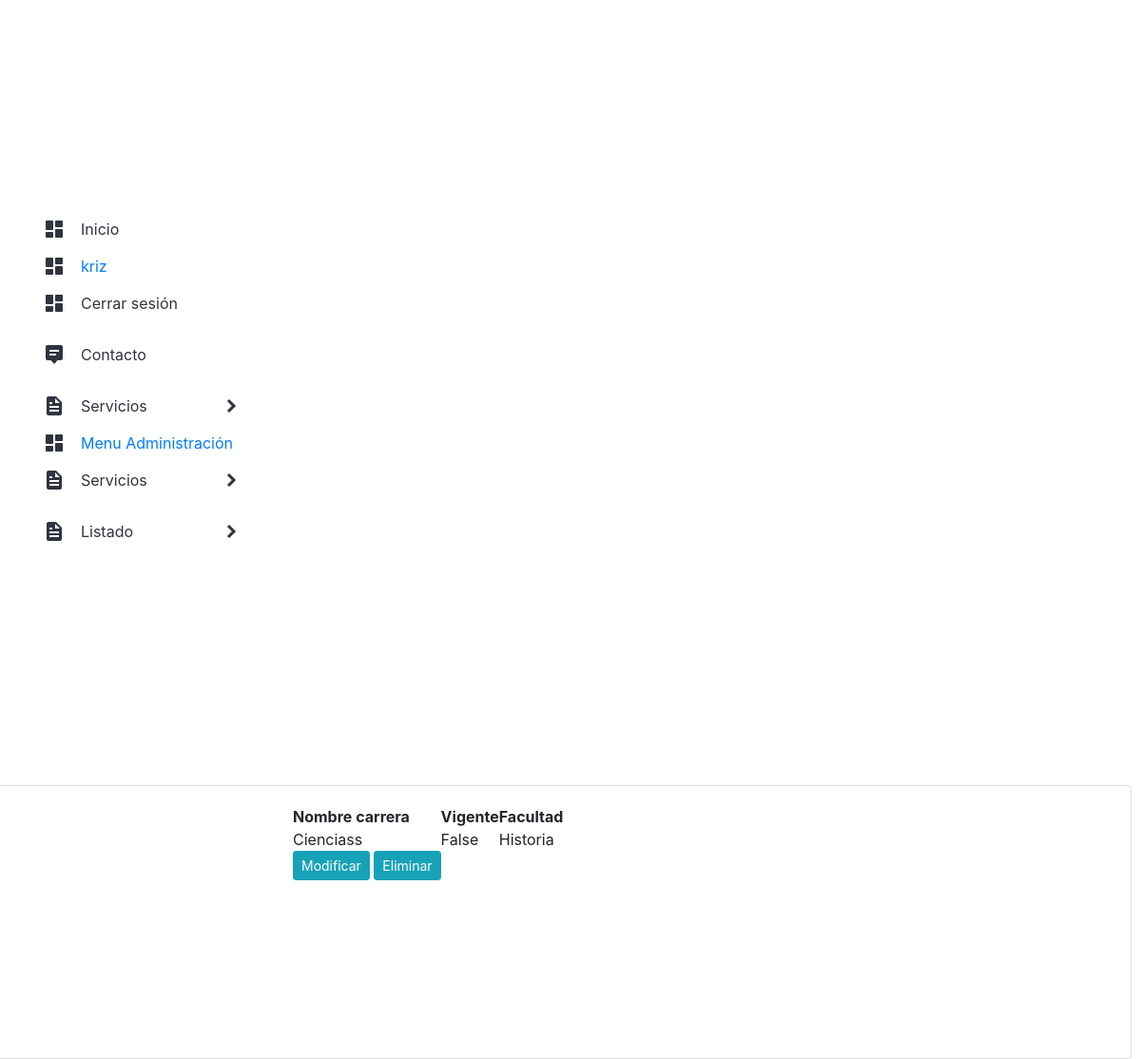
/listar_carreras/ (signed in), run on the app's committed database.
### app/models.py (models this page shows, shortened)
class Carrera (models.Model):
    codigo_carrera = models.CharField(max_length=255)
    nombre_carrera = models.CharField(max_length=255)
    vigente = models.BooleanField()
    facultad = models.ForeignKey(Facultad, on_delete = models.PROTECT)

class Facultad (models.Model):
    nombre_facultad = models.CharField(max_length=255)
    vigente = models.BooleanField()
    sede = models.ForeignKey(Sede, on_delete = models.PROTECT)
    def __str__(self):
        return self.nombre_facultad

### app/views.py (the view)
# urls.py: path('listar_carreras/', listar_carreras, name="listar_carreras"),
@login_required
def listar_carreras(request):
    Carreras = Carrera.objects.all()
    data = {
        'Carreras': Carreras
    }
    return render(request, 'app/productos/listar_carreras.html', data)

### app/templates/app/productos/listar_carreras.html (shortened to what this page needs)
{% extends 'app/base.html' %}
{% block contenido %}
{% load humanize %}
<div class="card">
    <div class="card-body">
        <div class="row">
            <div class="col-12 col-md-6 offset-md-3">
                <table>
                    <tr>
                        <th>Nombre carrera</th>
                        <th>Vigente</th>
                        <th>Facultad</th>
                    </tr>
                    {% for c in Carreras %}
                    <tr>
                        <td>{{ c.nombre_carrera | title }}</td>
                        <td>{{ c.vigente | title  }}</td>
                        <td>{{ c.facultad | title }}</td>
                    </tr>
                    <td>
                        <a href="{% url 'modificar_carreras' c.id %}" class="btn btn-info btn-sm">Modificar</a>
                        <a href="#" onclick="eliminarCarreras({{ c.id }})" class="btn btn-info btn-sm">Eliminar</a>
                    </td>
                    {%endfor%}
                </table>
            </div>
        </div>
    </div>
</div>
{% endblock %}

### app/templates/app/base.html (shortened to what this page needs)
<!DOCTYPE html>
<html lang="es">
<head>
    {% load static %}
    <link rel="stylesheet" href="{% static 'app/css/styles.css' %}">
    <link rel="stylesheet" href="https://cdn.jsdelivr.net/npm/bootstrap@4.5.3/dist/css/bootstrap.min.css">
</head>
<body>
    <nav class="nav">
        <ul class="list">
            <li class="list__item">
                <div class="list__button">
                    <img src="{% static 'app/assets/dashboard.svg' %}" class="list__img">
                    <a href="{% url 'Index' %}" class="nav__link">Inicio</a>
                </div>
            </li>
            <li class="list__item">
                <div class="list__button">
                    <img src="{% static 'app/assets/dashboard.svg' %}" class="list__img">
                    <a href="#" class="nav_link">{{ user.username }}</a>
                </div>
            </li>
            <li class="list__item">
                <div class="list__button">
                    <img src="{% static 'app/assets/dashboard.svg' %}" class="list__img">
                    <a href="{% url 'logout' %}" class="nav__link">Cerrar sesión</a>
                </div>
            </li>
            <li class="list__item">
                <div class="list__button">
                    <img src="{% static 'app/assets/message.svg' %}" class="list__img">
                    <a href="{% url 'Contacto' %}" class="nav__link">Contacto</a>
                </div>
            </li>
            {% if user.is_authenticated %}
            <li class="list__item list__item--click">
                <div class="list__button list__button--click">
                    <img src="{% static 'app/assets/docs.svg' %}" class="list__img">
                    <a href="#" class="nav__link">Servicios</a>
                    <img src="{% static 'app/assets/arrow.svg' %}" class="list__arrow">
                </div>
                </li>
            {% if user.is_staff %}
            <li class="list__item">
                <div class="list__button">
                    <img src="{% static 'app/assets/dashboard.svg' %}" class="list__img">
                    <a href="{% url 'menuadmin' %}" class="nav_link">Menu Administración</a>
                </div>
            </li>
            <li class="list__item list__item--click">
                <div class="list__button list__button--click">
                    <img src="{% static 'app/assets/docs.svg' %}" class="list__img">
                    <a href="#" class="nav__link">Servicios</a>
                    <img src="{% static 'app/assets/arrow.svg' %}" class="list__arrow">
                </div>
                </li>
                <li class="list__item list__item--click">
                    <div class="list__button list__button--click">
                        <img src="{% static 'app/assets/docs.svg' %}" class="list__img">
                        <a href="#" class="nav__link">Listado</a>
                        <img src="{% static 'app/assets/arrow.svg' %}" class="list__arrow">
                    </div>
                </li>
            {% endif %}
            {% endif%}
        </ul>
    </nav>
    {% block contenido %}
    {% endblock %}
</body>
</html>

### app/static/app/css/styles.css (style rules this page uses)
* { margin: 0; padding: 0; box-sizing: border-box; }
body { background: #EAEBEF; font-family: 'Poppins', sans-serif; background-image: url(https://espaciocubierto.com/wp-content/uploads/2020/02/Fachada-UCM-7.jpeg); background-repeat: no-repeat; background-attachment: fixed; background-size: cover; height: 20em; }
.nav { width: 300px; }
.nav__link { color: #303440; display: block; padding: 15px 0; text-decoration: none; }
.list { width: 100%; height: 100vh; display: flex; justify-content: center; flex-direction: column; border-radius: 0 16px 16px 0; background: #fff; }
.list__item { list-style: none; width: 100%; text-align: center; overflow: hidden; }
.list__item--click { cursor: pointer; }
.list__button { display: flex; align-items: center; gap: 1em; width: 70%; margin: 0 auto; }
.list__arrow { margin-left: auto; transition: transform .3s; }
.card { display: block; padding: auto; margin: 10px 0 0 -10px; width: 100%; height: 90%; }

### data on the page
Carrera: nombre_carrera "Cienciass", vigente "False", facultad "Historia"

### other printed values
{{ user.username }} "kriz"
